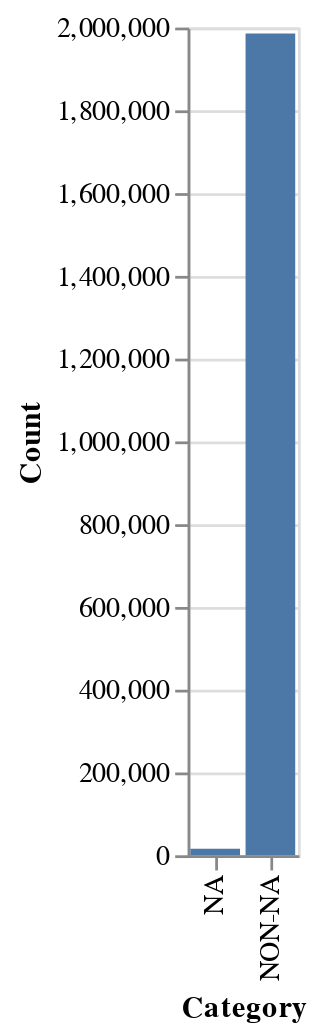

Notebook source saved alongside this figure:
### Code cell
source = pd.DataFrame({
'Category': ['NA', 'NON-NA'],
'Count': [sales_data['category'].isna().sum(),
      len(sales_data) - sales_data['category'].isna().sum()
     ]
    })

alt.Chart(source).mark_bar().encode(
    x = 'Category',
    y ='Count'
)

### Figure 1 — Vega-Lite specification as saved in the notebook (floating-point values rounded to 4 significant figures)
{"config": {"view": {"continuousWidth": 400, "continuousHeight": 300}}, "data": {"name": "data-89fcbfd6fdc242c5e5ff2bf0d6d97d76"}, "mark": "bar", "encoding": {"x": {"type": "nominal", "field": "Category"}, "y": {"type": "quantitative", "field": "Count"}}, "$schema": "https://vega.github.io/schema/vega-lite/v4.0.2.json", "datasets": {"data-89fcbfd6fdc242c5e5ff2bf0d6d97d76": [{"Category": "NA", "Count": 15749}, {"Category": "NON-NA", "Count": 1985485}]}}
